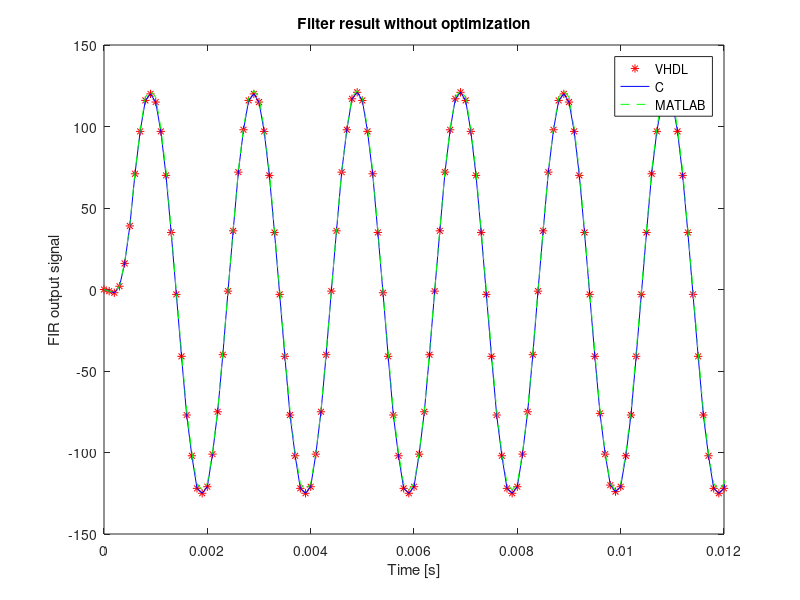

Here is the MATLAB script that generated this plot:
close all
clc

fp=fopen('resultsm.txt','r');
matlab = fscanf(fp,'%g');
fclose(fp);

fp=fopen('results_hdl.txt','r');
hdl = fscanf(fp,'%g');
fclose(fp);

fp=fopen('results_c.txt','r');
c_no_opt = fscanf(fp,'%g');
fclose(fp);

fp=fopen('results_c_opt.txt','r');
c_opt = fscanf(fp,'%g');
fclose(fp);

fp=fopen('results_pipe.txt','r'); 
hdl_pipe = fscanf(fp,'%g');
fclose(fp);

fp=fopen('results_hdl_opt.txt','r');
hdl_opt = fscanf(fp,'%g');
fclose(fp);

fs = 10000;
T=1/500; %% maximum period
tt=0:1/fs:10*T; %% time samples

matlab=matlab';
% hdl_pipe=hdl_pipe';
hdl_opt=hdl_opt';
c_no_opt = c_no_opt';

figure (1)
plot(tt,hdl,'r*')
hold on
plot(tt,c_no_opt, 'b')
hold on
plot(tt,matlab, 'g--')
xlim([0 0.012])
title("Filter result without optimization") 
xlabel("Time [s]")
ylabel("FIR output signal")
legend('VHDL','C','MATLAB')

% figure (2)
% plot(tt,hdl_opt,'ro')
% hold on
% plot(tt,c_opt, 'k')
% hold on
% plot(tt,matlab, 'g--')
% xlim([0 0.012])
% title("Filter result optimized") 
% xlabel("Time [s]")
% ylabel("FIR output signal")
% legend('VHDL','C','MATLAB')

% figure (6)
% plot(tt,hdl_pipe,'r*')
% hold on
% plot(tt,c_no_opt, 'b')
% hold on
% plot(tt,matlab, 'g--')
%xlim([0 0.012])
% title("Filter result without optimization") 
% xlabel("Time [s]")
% ylabel("FIR output signal")
% legend('VHDL','C','MATLAB')

% figure (3)
% thd(hdl)
% title("THD without optimization") 
% 
% figure (4)
% thd(hdl_opt)
% title("THD with optimization") 
% 
% figure (5)
% thd(hdl_pipe)
% title("THD with unfolded") 